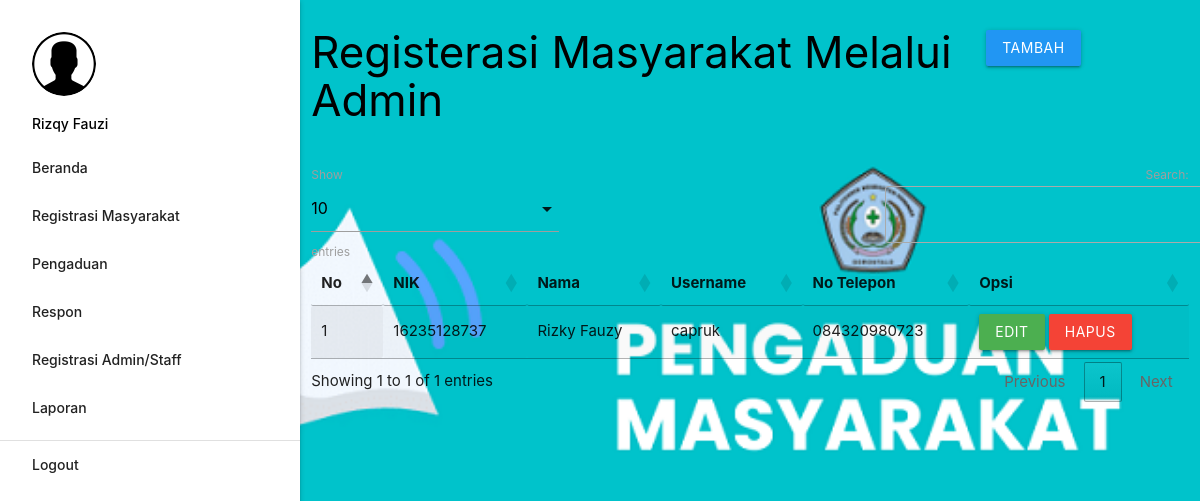
The app's page /admin/index.php?p=registrasi (signed in) with its own data.
### tables this page shows
CREATE TABLE `masyarakat` (
  `nik` char(16) NOT NULL,
  `nama` varchar(35) NOT NULL,
  `username` varchar(25) NOT NULL,
  `password` varchar(32) NOT NULL,
  `telp` varchar(13) NOT NULL
);

### admin/registrasi.php (the view, shortened to what this page needs)
       <div class="row">
         <div class="col s12 m9">
           <h3 class="black-text">Registerasi Masyarakat Melalui Admin</h3>
         </div>
         <div class="col s12 m3">
           <div class="section"></div>
           <a class="waves-effect waves-light btn modal-trigger blue" href="#modal1">TAMBAH</a>
         </div>
       </div>
       <table id="example" class="display responsive-table" style="width:100%">
         <thead>
             <tr>
				<th>No</th>
				<th>NIK</th>
				<th>Nama</th>
				<th>Username</th>
				<th>No Telepon</th>
               	<th>Opsi</th>
             </tr>
         </thead>
         <tbody>
<?php
	$no=1;
	$query = mysqli_query($koneksi,"SELECT * FROM masyarakat ORDER BY nik ASC");
	while ($r=mysqli_fetch_assoc($query)) { ?>
	<tr>
		<td><?php echo $no++; ?></td>
		<td><?php echo $r['nik']; ?></td>
		<td><?php echo $r['nama']; ?></td>
		<td><?php echo $r['username']; ?></td>
		<td><?php echo $r['telp']; ?></td>
		<td><a class="btn green modal-trigger" href="#regis_edit?nik=<?php echo $r['nik'] ?>">Edit</a> <a onclick="return confirm('Anda Yakin Ingin Menghapus Y/N')" class="btn red" href="index.php?p=regis_hapus&nik=<?php echo $r['nik'] ?>">Hapus</a></td>
	</tr>
           <?php  }
            ?>
         </tbody>
       </table>

### records on screen
masyarakat: nik "16235128737", nama "Rizky Fauzy", username "capruk", telp "084320980723"

### other values on screen
$_SESSION['data']['nama_petugas'] "Rizqy Fauzi"
